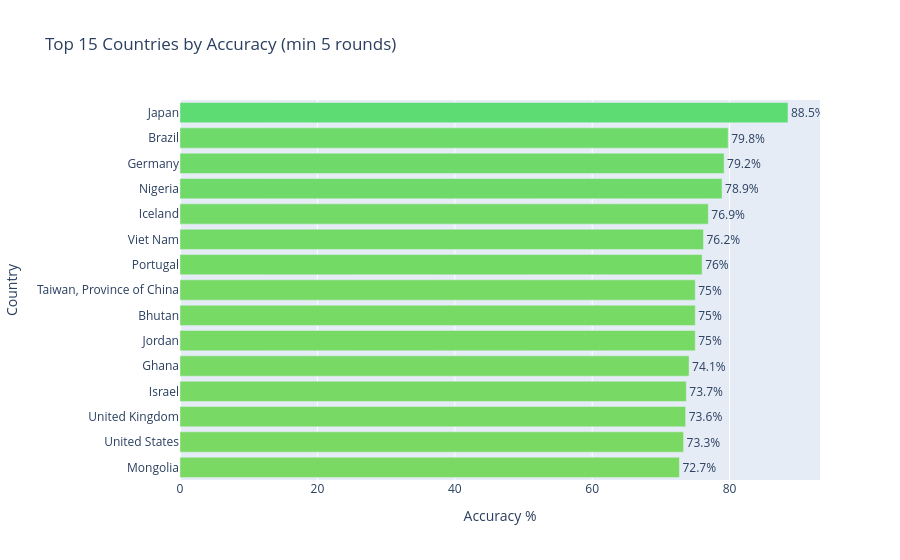
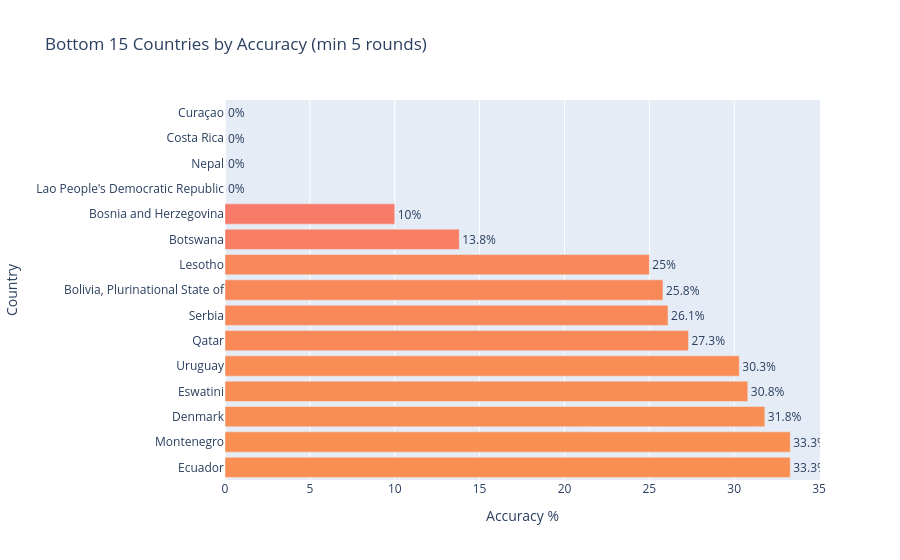

Notebook code for these charts, in order:
### Code cell
if {"real_country_name", "guessed_correctly", "my_dist_km", "dist_delta_km"}.issubset(rounds.columns):
    country_stats = (
        rounds.groupby("real_country_name", dropna=True).agg(
            rounds=("guessed_correctly", "count"),
            correct=("guessed_correctly", "sum"),
            avg_dist_km=("my_dist_km", "mean"),
            avg_delta_km=("dist_delta_km", "mean"),
        ).reset_index()
    )
    country_stats["accuracy_pct"] = (country_stats["correct"] / country_stats["rounds"] * 100).round(1)
    country_stats = country_stats[country_stats["rounds"] >= 5].copy()

    top_acc = country_stats.sort_values("accuracy_pct", ascending=False).head(15)
    low_acc = country_stats.sort_values("accuracy_pct", ascending=True).head(15)

    fig_top = px.bar(
        top_acc.sort_values("accuracy_pct"),
        x="accuracy_pct", y="real_country_name", orientation="h",
        text="accuracy_pct", title="Top 15 Countries by Accuracy (min 5 rounds)",
        color="accuracy_pct", color_continuous_scale=["#facc15", "#4ade80"], range_color=[0, 100]
    )
    fig_top.update_traces(texttemplate="%{text}%", textposition="outside")
    fig_top.update_layout(coloraxis_showscale=False, xaxis_title="Accuracy %", yaxis_title="Country")
    fig_top.show()

    fig_low = px.bar(
        low_acc.sort_values("accuracy_pct", ascending=False),
        x="accuracy_pct", y="real_country_name", orientation="h",
        text="accuracy_pct", title="Bottom 15 Countries by Accuracy (min 5 rounds)",
        color="accuracy_pct", color_continuous_scale=["#f87171", "#facc15"], range_color=[0, 100]
    )
    fig_low.update_traces(texttemplate="%{text}%", textposition="outside")
    fig_low.update_layout(coloraxis_showscale=False, xaxis_title="Accuracy %", yaxis_title="Country")
    fig_low.show()

### Figure 1 — Plotly figure (JSON) as saved in the notebook; plotly's stock layout.template omitted (floating-point values rounded to 4 significant figures)
{"data": [{"alignmentgroup": "True", "hovertemplate": "accuracy_pct=%{marker.color}<br>real_country_name=%{y}<extra></extra>", "legendgroup": "", "marker": {"color": [72.7, 73.3, 73.6, 73.7, 74.1, 75, 75, 75, 76, 76.2, 76.9, 78.9, 79.2, 79.8, 88.5], "coloraxis": "coloraxis", "pattern": {"shape": ""}}, "name": "", "offsetgroup": "", "orientation": "h", "showlegend": false, "text": [72.7, 73.3, 73.6, 73.7, 74.1, 75, 75, 75, 76, 76.2, 76.9, 78.9, 79.2, 79.8, 88.5], "textposition": "outside", "texttemplate": "%{text}%", "type": "bar", "x": [72.7, 73.3, 73.6, 73.7, 74.1, 75, 75, 75, 76, 76.2, 76.9, 78.9, 79.2, 79.8, 88.5], "xaxis": "x", "y": ["Mongolia", "United States", "United Kingdom", "Israel", "Ghana", "Jordan", "Bhutan", "Taiwan, Province of China", "Portugal", "Viet Nam", "Iceland", "Nigeria", "Germany", "Brazil", "Japan"], "yaxis": "y"}], "layout": {"barmode": "relative", "coloraxis": {"cmax": 100, "cmin": 0, "colorbar": {"title": {"text": "accuracy_pct"}}, "colorscale": [[0, "#facc15"], [1, "#4ade80"]], "showscale": false}, "legend": {"tracegroupgap": 0}, "title": {"text": "Top 15 Countries by Accuracy (min 5 rounds)"}, "xaxis": {"anchor": "y", "domain": [0, 1], "title": {"text": "Accuracy %"}}, "yaxis": {"anchor": "x", "domain": [0, 1], "title": {"text": "Country"}}}}

### Figure 2 — Plotly figure (JSON) as saved in the notebook; plotly's stock layout.template omitted (floating-point values rounded to 4 significant figures)
{"data": [{"alignmentgroup": "True", "hovertemplate": "accuracy_pct=%{marker.color}<br>real_country_name=%{y}<extra></extra>", "legendgroup": "", "marker": {"color": [33.3, 33.3, 31.8, 30.8, 30.3, 27.3, 26.1, 25.8, 25, 13.8, 10, 0, 0, 0, 0], "coloraxis": "coloraxis", "pattern": {"shape": ""}}, "name": "", "offsetgroup": "", "orientation": "h", "showlegend": false, "text": [33.3, 33.3, 31.8, 30.8, 30.3, 27.3, 26.1, 25.8, 25, 13.8, 10, 0, 0, 0, 0], "textposition": "outside", "texttemplate": "%{text}%", "type": "bar", "x": [33.3, 33.3, 31.8, 30.8, 30.3, 27.3, 26.1, 25.8, 25, 13.8, 10, 0, 0, 0, 0], "xaxis": "x", "y": ["Ecuador", "Montenegro", "Denmark", "Eswatini", "Uruguay", "Qatar", "Serbia", "Bolivia, Plurinational State of", "Lesotho", "Botswana", "Bosnia and Herzegovina", "Lao People's Democratic Republic", "Nepal", "Costa Rica", "Curaçao"], "yaxis": "y"}], "layout": {"barmode": "relative", "coloraxis": {"cmax": 100, "cmin": 0, "colorbar": {"title": {"text": "accuracy_pct"}}, "colorscale": [[0, "#f87171"], [1, "#facc15"]], "showscale": false}, "legend": {"tracegroupgap": 0}, "title": {"text": "Bottom 15 Countries by Accuracy (min 5 rounds)"}, "xaxis": {"anchor": "y", "domain": [0, 1], "title": {"text": "Accuracy %"}}, "yaxis": {"anchor": "x", "domain": [0, 1], "title": {"text": "Country"}}}}
